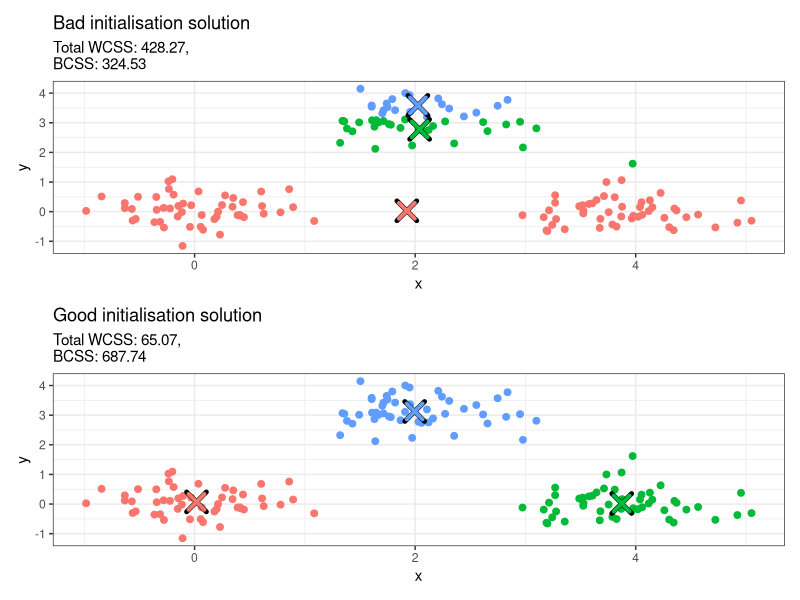
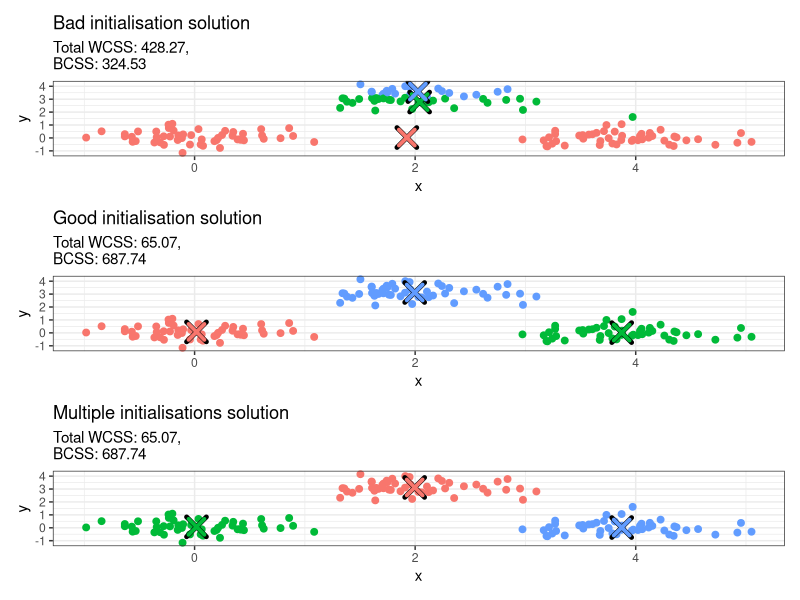
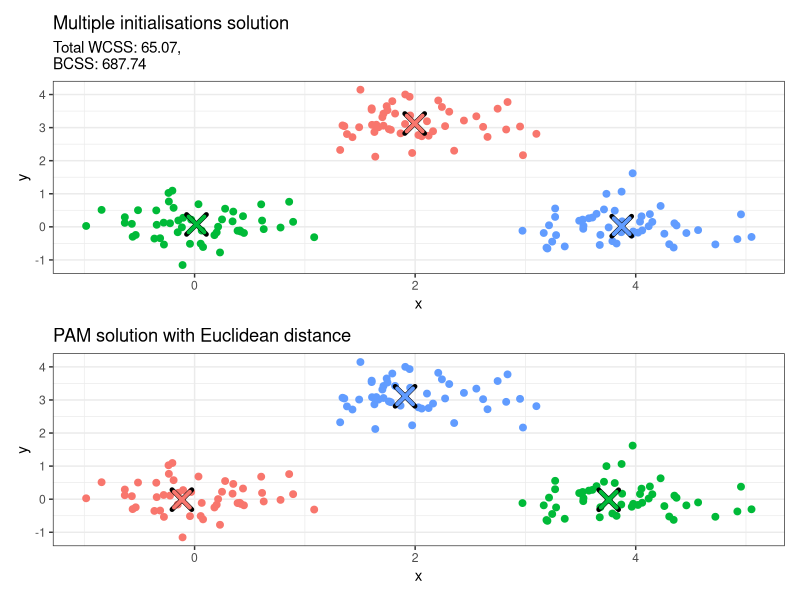
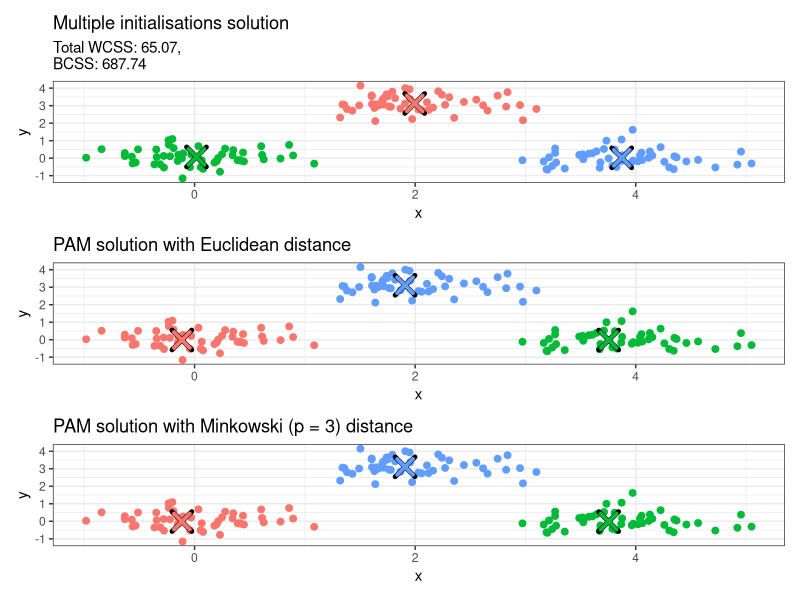

The R script that drew these images, in order:
## ---- chunk 1
# Set seed for reproducibility
set.seed(123)

# Create a data set with 3 well-separated clusters with 50 observations each
n <- 50
cluster1 <- data.frame(x = rnorm(n, mean = 0, sd = 0.5),
                       y = rnorm(n, mean = 0, sd = 0.5))
cluster2 <- data.frame(x = rnorm(n, mean = 4, sd = 0.5),
                       y = rnorm(n, mean = 0, sd = 0.5))
cluster3 <- data.frame(x = rnorm(n, mean = 2, sd = 0.5),
                       y = rnorm(n, mean = 3, sd = 0.5))

data <- rbind(cluster1, cluster2, cluster3)

# Set the true labels (will not be used but good to have)
true_labels <- rep(1:3, each = n)

data_kmeans <- kmeans(x = data,
                      centers = 3,
                      iter.max = 100)

# Inspect kmeans object structure
str(data_kmeans)
## ---- chunk 2
#| fig-height: 6
library(ggplot2)
library(patchwork)

# Bad initialisation; all initial centers are close together
bad_centers <- rbind(c(1.8, 2.8), c(2.0, 3.0), c(2.2, 3.2))
km_bad <- kmeans(data, centers = bad_centers, iter.max = 100)

# Good initialisation; spread centers across the data
good_centers <- rbind(c(0, 0), c(4, 0), c(2, 3))
km_good <- kmeans(data, centers = good_centers, iter.max = 100)

# Convert integer values to factors
data_copy <- data
data_copy$bad_cluster <- factor(km_bad$cluster)
data_copy$good_cluster <- factor(km_good$cluster)

# Convert centers to data frames with proper column names
bad_centers_df <- as.data.frame(km_bad$centers)
bad_centers_df$cluster <- factor(1:nrow(bad_centers_df))
names(bad_centers_df) <- c("x", "y", "cluster")

good_centers_df <- as.data.frame(km_good$centers)
good_centers_df$cluster <- factor(1:nrow(good_centers_df))
names(good_centers_df) <- c("x", "y", "cluster")

# Create plots
p1 <- ggplot(data_copy, aes(x = x, y = y, color = bad_cluster)) +
  geom_point(size = 2) +
  geom_point(data = bad_centers_df, 
             aes(x = x, y = y), 
             color = "black", size = 5, shape = 4, stroke = 2.5) +
  geom_point(data = bad_centers_df, 
             aes(x = x, y = y, color = cluster), 
             size = 4, shape = 4, stroke = 2) + 
  labs(title = "Bad initialisation solution",
       subtitle = paste0("Total WCSS: ", round(km_bad$tot.withinss, 2),
                        ",\nBCSS: ", round(km_bad$betweenss, 2))) +
  theme_bw() +
  theme(legend.position = "none")

p2 <- ggplot(data_copy, aes(x = x, y = y, color = good_cluster)) +
  geom_point(size = 2) +
  geom_point(data = good_centers_df, 
             aes(x = x, y = y), 
             color = "black", size = 5, shape = 4, stroke = 2.5) +
  geom_point(data = good_centers_df, 
             aes(x = x, y = y, color = cluster), 
             size = 4, shape = 4, stroke = 2) + 
  labs(title = "Good initialisation solution",
       subtitle = paste0("Total WCSS: ", round(km_good$tot.withinss, 2),
                        ",\nBCSS: ", round(km_good$betweenss, 2))) +
  theme_bw() +
  theme(legend.position = "none")

# Combine plots
p1 / p2
## ---- chunk 3
#| fig-height: 8
# Multiple initialisations; spread centers across the data
km_multi <- kmeans(data,
                   centers = 3,
                   nstart = 100,
                   iter.max = 100)

# Convert integer values to factors
data_copy$multi_clust <- factor(km_multi$cluster)

# Convert centers to data frames with proper column names
multi_clust_df <- as.data.frame(km_multi$centers)
multi_clust_df$cluster <- factor(1:nrow(multi_clust_df))
names(multi_clust_df) <- c("x", "y", "cluster")

# Create plot
p3 <- ggplot(data_copy, aes(x = x, y = y, color = multi_clust)) +
  geom_point(size = 2) +
  geom_point(data = multi_clust_df, 
             aes(x = x, y = y), 
             color = "black", size = 5, shape = 4, stroke = 2.5) +
  geom_point(data = multi_clust_df, 
             aes(x = x, y = y, color = cluster), 
             size = 4, shape = 4, stroke = 2) + 
  labs(title = "Multiple initialisations solution",
       subtitle = paste0("Total WCSS: ", round(km_multi$tot.withinss, 2),
                        ",\nBCSS: ", round(km_multi$betweenss, 2))) +
  theme_bw() +
  theme(legend.position = "none")

# Combine plots
p1 / p2 / p3
## ---- chunk 4
library(cluster)
data_pam_euclid <- pam(x = data,
                       k = 3,
                       metric = "euclidean",
                       nstart = 100)
str(data_pam_euclid)
## ---- chunk 5
#| fig-height: 6
# Convert integer values to factors
data_copy$pam_euclid <- factor(data_pam_euclid$clustering)

# Convert centers to data frames with proper column names
pam_euclid_df <- as.data.frame(data_pam_euclid$medoids)
pam_euclid_df$cluster <- factor(1:nrow(pam_euclid_df))
names(pam_euclid_df) <- c("x", "y", "cluster")

# Create plot
p4 <- ggplot(data_copy, aes(x = x, y = y, color = pam_euclid)) +
  geom_point(size = 2) +
  geom_point(data = pam_euclid_df, 
             aes(x = x, y = y), 
             color = "black", size = 5, shape = 4, stroke = 2.5) +
  geom_point(data = pam_euclid_df, 
             aes(x = x, y = y, color = cluster), 
             size = 4, shape = 4, stroke = 2) + 
  labs(title = "PAM solution with Euclidean distance") +
  theme_bw() +
  theme(legend.position = "none")

# Combine plots
p3 / p4
## ---- chunk 6
#| fig-height: 8
mink3_distmat <- dist(x = data,
                      method = "minkowski",
                      p = 3)
data_pam_mink3 <- pam(x = mink3_distmat,
                      k = 3,
                      diss = TRUE,
                      nstart = 100)
# Convert integer values to factors
data_copy$pam_mink3 <- factor(data_pam_mink3$clustering)

# Convert centers to data frames with proper column names
pam_mink3_df <- as.data.frame(data[data_pam_mink3$medoids, ])
pam_mink3_df$cluster <- factor(1:nrow(pam_mink3_df))
names(pam_mink3_df) <- c("x", "y", "cluster")

# Create plot
p5 <- ggplot(data_copy, aes(x = x, y = y, color = pam_mink3)) +
  geom_point(size = 2) +
  geom_point(data = pam_mink3_df, 
             aes(x = x, y = y), 
             color = "black", size = 5, shape = 4, stroke = 2.5) +
  geom_point(data = pam_mink3_df, 
             aes(x = x, y = y, color = cluster), 
             size = 4, shape = 4, stroke = 2) + 
  labs(title = "PAM solution with Minkowski (p = 3) distance") +
  theme_bw() +
  theme(legend.position = "none")

# Combine plots
p3 / p4 / p5
